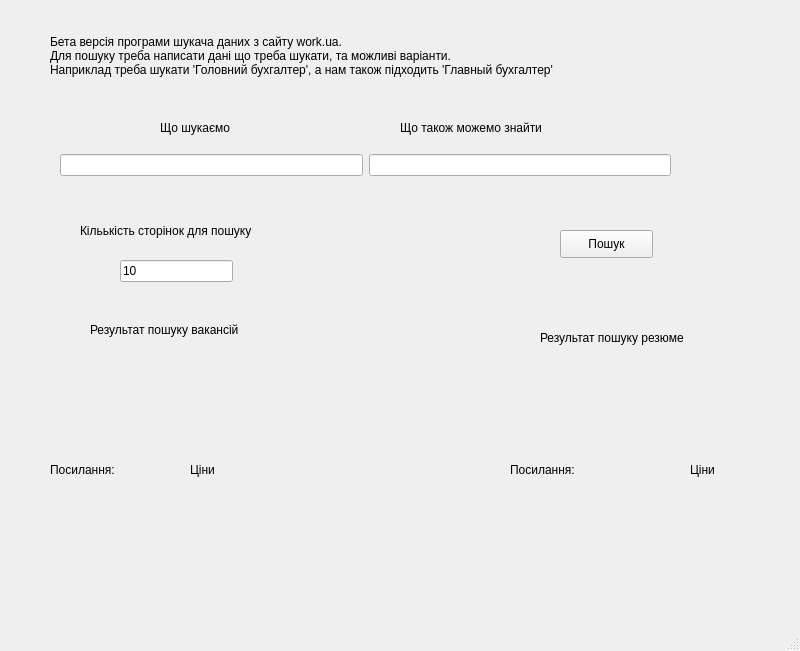
<?xml version="1.0" encoding="UTF-8"?>
<ui version="4.0">
 <class>MainWindow</class>
 <widget class="QMainWindow" name="MainWindow">
  <property name="geometry">
   <rect>
    <x>0</x>
    <y>0</y>
    <width>800</width>
    <height>651</height>
   </rect>
  </property>
  <property name="windowTitle">
   <string>MainWindow</string>
  </property>
  <widget class="QWidget" name="centralwidget">
   <widget class="QLabel" name="info_label">
    <property name="geometry">
     <rect>
      <x>50</x>
      <y>20</y>
      <width>721</width>
      <height>71</height>
     </rect>
    </property>
    <property name="text">
     <string>Бета версія програми шукача даних з сайту work.ua.
Для пошуку треба написати дані що треба шукати, та можливі варіанти.
Наприклад треба шукати 'Головний бухгалтер', а нам також підходить 'Главный бухгалтер'</string>
    </property>
   </widget>
   <widget class="QWidget" name="layoutWidget">
    <property name="geometry">
     <rect>
      <x>60</x>
      <y>150</y>
      <width>611</width>
      <height>31</height>
     </rect>
    </property>
    <layout class="QHBoxLayout" name="horizontalLayout">
     <item>
      <widget class="QLineEdit" name="line_can_find"/>
     </item>
     <item>
      <widget class="QLineEdit" name="line_source"/>
     </item>
    </layout>
   </widget>
   <widget class="QLabel" name="label__info_search">
    <property name="geometry">
     <rect>
      <x>160</x>
      <y>120</y>
      <width>121</width>
      <height>16</height>
     </rect>
    </property>
    <property name="text">
     <string>Що шукаємо</string>
    </property>
   </widget>
   <widget class="QLabel" name="label_info_find">
    <property name="geometry">
     <rect>
      <x>400</x>
      <y>120</y>
      <width>171</width>
      <height>16</height>
     </rect>
    </property>
    <property name="text">
     <string>Що також можемо знайти</string>
    </property>
   </widget>
   <widget class="QLabel" name="label_result_job">
    <property name="geometry">
     <rect>
      <x>90</x>
      <y>320</y>
      <width>311</width>
      <height>21</height>
     </rect>
    </property>
    <property name="text">
     <string>Результат пошуку вакансій</string>
    </property>
    <property name="textInteractionFlags">
     <set>Qt::LinksAccessibleByMouse|Qt::TextSelectableByKeyboard|Qt::TextSelectableByMouse</set>
    </property>
   </widget>
   <widget class="QLabel" name="label_result_resume">
    <property name="geometry">
     <rect>
      <x>540</x>
      <y>330</y>
      <width>281</width>
      <height>16</height>
     </rect>
    </property>
    <property name="text">
     <string>Результат пошуку резюме</string>
    </property>
    <property name="textInteractionFlags">
     <set>Qt::LinksAccessibleByMouse|Qt::TextSelectableByKeyboard|Qt::TextSelectableByMouse</set>
    </property>
   </widget>
   <widget class="QLabel" name="label_link_job">
    <property name="enabled">
     <bool>true</bool>
    </property>
    <property name="geometry">
     <rect>
      <x>50</x>
      <y>370</y>
      <width>101</width>
      <height>201</height>
     </rect>
    </property>
    <property name="sizePolicy">
     <sizepolicy hsizetype="Maximum" vsizetype="Maximum">
      <horstretch>0</horstretch>
      <verstretch>0</verstretch>
     </sizepolicy>
    </property>
    <property name="text">
     <string>Посилання:</string>
    </property>
    <property name="scaledContents">
     <bool>true</bool>
    </property>
    <property name="openExternalLinks">
     <bool>true</bool>
    </property>
    <property name="textInteractionFlags">
     <set>Qt::LinksAccessibleByMouse|Qt::TextSelectableByKeyboard|Qt::TextSelectableByMouse</set>
    </property>
   </widget>
   <widget class="QLabel" name="label_value_job">
    <property name="geometry">
     <rect>
      <x>190</x>
      <y>370</y>
      <width>55</width>
      <height>201</height>
     </rect>
    </property>
    <property name="sizePolicy">
     <sizepolicy hsizetype="Expanding" vsizetype="Expanding">
      <horstretch>0</horstretch>
      <verstretch>0</verstretch>
     </sizepolicy>
    </property>
    <property name="text">
     <string>Ціни</string>
    </property>
    <property name="textInteractionFlags">
     <set>Qt::LinksAccessibleByMouse|Qt::TextSelectableByKeyboard|Qt::TextSelectableByMouse</set>
    </property>
   </widget>
   <widget class="QLabel" name="label_link_resume">
    <property name="geometry">
     <rect>
      <x>510</x>
      <y>370</y>
      <width>141</width>
      <height>201</height>
     </rect>
    </property>
    <property name="text">
     <string>Посилання:</string>
    </property>
    <property name="textInteractionFlags">
     <set>Qt::LinksAccessibleByMouse|Qt::TextSelectableByKeyboard|Qt::TextSelectableByMouse</set>
    </property>
   </widget>
   <widget class="QLabel" name="label_value_resume">
    <property name="geometry">
     <rect>
      <x>690</x>
      <y>370</y>
      <width>55</width>
      <height>201</height>
     </rect>
    </property>
    <property name="sizePolicy">
     <sizepolicy hsizetype="Ignored" vsizetype="Ignored">
      <horstretch>0</horstretch>
      <verstretch>0</verstretch>
     </sizepolicy>
    </property>
    <property name="text">
     <string>Ціни</string>
    </property>
    <property name="textInteractionFlags">
     <set>Qt::LinksAccessibleByMouse|Qt::TextSelectableByKeyboard|Qt::TextSelectableByMouse</set>
    </property>
   </widget>
   <widget class="QLineEdit" name="line_number">
    <property name="geometry">
     <rect>
      <x>120</x>
      <y>260</y>
      <width>113</width>
      <height>22</height>
     </rect>
    </property>
    <property name="text">
     <string>10</string>
    </property>
   </widget>
   <widget class="QLabel" name="label_info_number">
    <property name="geometry">
     <rect>
      <x>80</x>
      <y>215</y>
      <width>191</width>
      <height>31</height>
     </rect>
    </property>
    <property name="text">
     <string>Кільькість сторінок для пошуку</string>
    </property>
   </widget>
   <widget class="QPushButton" name="start_Button">
    <property name="geometry">
     <rect>
      <x>560</x>
      <y>230</y>
      <width>93</width>
      <height>28</height>
     </rect>
    </property>
    <property name="text">
     <string>Пошук</string>
    </property>
   </widget>
  </widget>
  <widget class="QMenuBar" name="menubar">
   <property name="geometry">
    <rect>
     <x>0</x>
     <y>0</y>
     <width>800</width>
     <height>26</height>
    </rect>
   </property>
  </widget>
  <widget class="QStatusBar" name="statusbar"/>
 </widget>
 <resources/>
 <connections/>
</ui>
